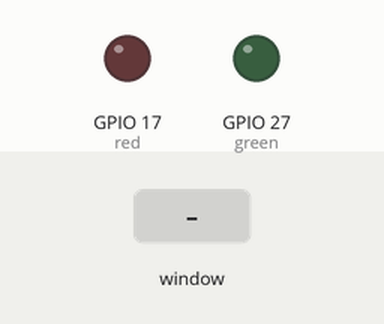
This program was run on a simulated Raspberry Pi (BCM pin numbers). On the bench: output pins drawn as LEDs (lit = HIGH). The inputs (shaded band) are chosen by the test bench. The desktop window is not drawn, its controls go by their first labels and the mouse button is held 0.15 s.

Above: at 1.2 s.
1.3 s: control labelled "Blink RED" in the window clicked
At 3.5 s:
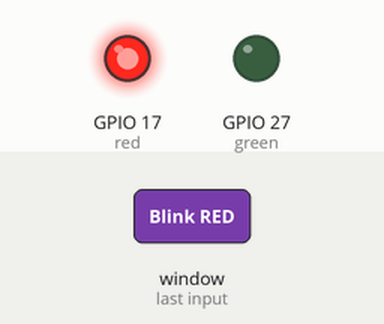
3.8 s: control labelled "On (Green)" in the window clicked
At 4.6 s:
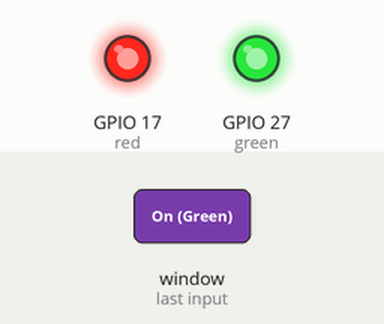
5.3 s: control labelled "Off (Red)" in the window clicked
At 5.7 s:
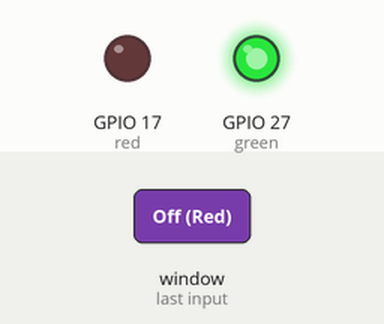
6.8 s: control labelled "On (Red)" in the window clicked
At 8.0 s:
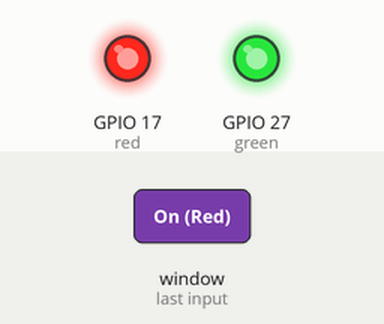
8.3 s: control labelled "Off (Green)" in the window clicked
At 9.2 s:
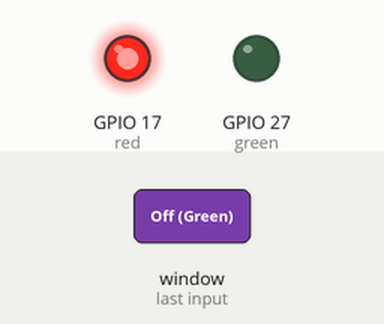
Timing chart, 0 to 10.8 s (numbered marks = the images above; inputs shaded):
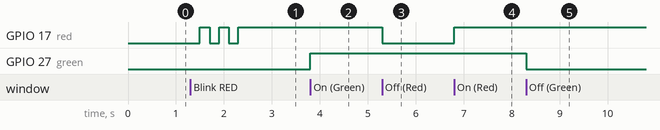

The program:

ledcontrols.py
```python
from gpiozero import LED
import RPi.GPIO as GPIO
import time
import tkinter

red = LED(17)
green = LED (27)


def ron():
    red.on()

def roff():
    red.off()

def gon():
    green.on()

def goff():
    green.off()

def blinkr():
    led = red
    for i in range(0,3):
        led.off()
        time.sleep(0.2)
        led.on()
        time.sleep(0.2)

def blinkg():
    led = green
    for i in range(0,3):
        led.off()
        time.sleep(0.2)
        led.on()
        time.sleep(0.2)


win = tkinter.Tk()
win.title('LED Panel')

b1 = tkinter.Button(win, text = 'On (Red)', bg='gold', command = ron).grid(row = 0, column = 0, padx = 15, pady = 15)
b4 = tkinter.Button(win, text = 'Off (Green)', bg='white', command = goff).grid(row = 1, column = 0, padx = 15, pady = 15)

b3 = tkinter.Button(win, text = 'Off (Red)', bg='white', command = roff).grid(row = 1, column = 1, padx = 15, pady = 15)
b2 = tkinter.Button(win, text = 'On (Green)', bg='gold', command = gon).grid(row = 0, column = 1, padx = 15, pady = 15)


b5 = tkinter.Button(win, text = 'Blink RED', bg = 'pink', command = blinkr).grid(row = 2, column = 0, padx = 15, pady = 15)
b6 = tkinter.Button(win, text = 'Blink GREEN', bg = 'lightgreen', command = blinkg).grid(row = 2, column = 1, padx = 15, pady = 15)

win.mainloop()
```

Measured:
- after the input at 1.3 s, GPIO 17 (red): alternates HIGH for 0.20 s and LOW for 0.20 s, 5 changes in all, then stays HIGH, starting after 0.20 s
- after the input at 3.8 s, GPIO 27 (green): LOW → HIGH at once
- after the input at 5.3 s, GPIO 17 (red): HIGH → LOW at once
- after the input at 6.8 s, GPIO 17 (red): LOW → HIGH at once
- after the input at 8.3 s, GPIO 27 (green): HIGH → LOW at once
